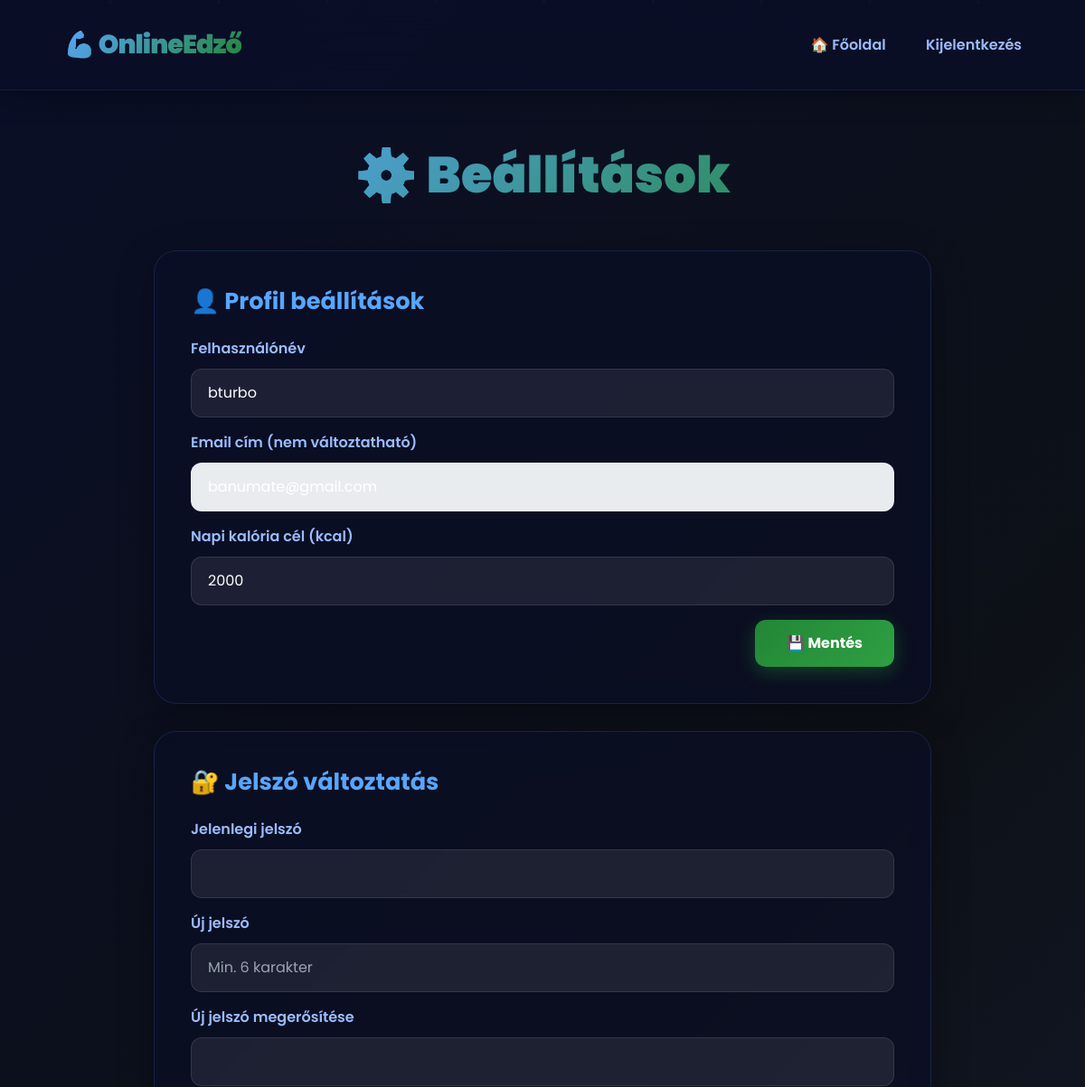
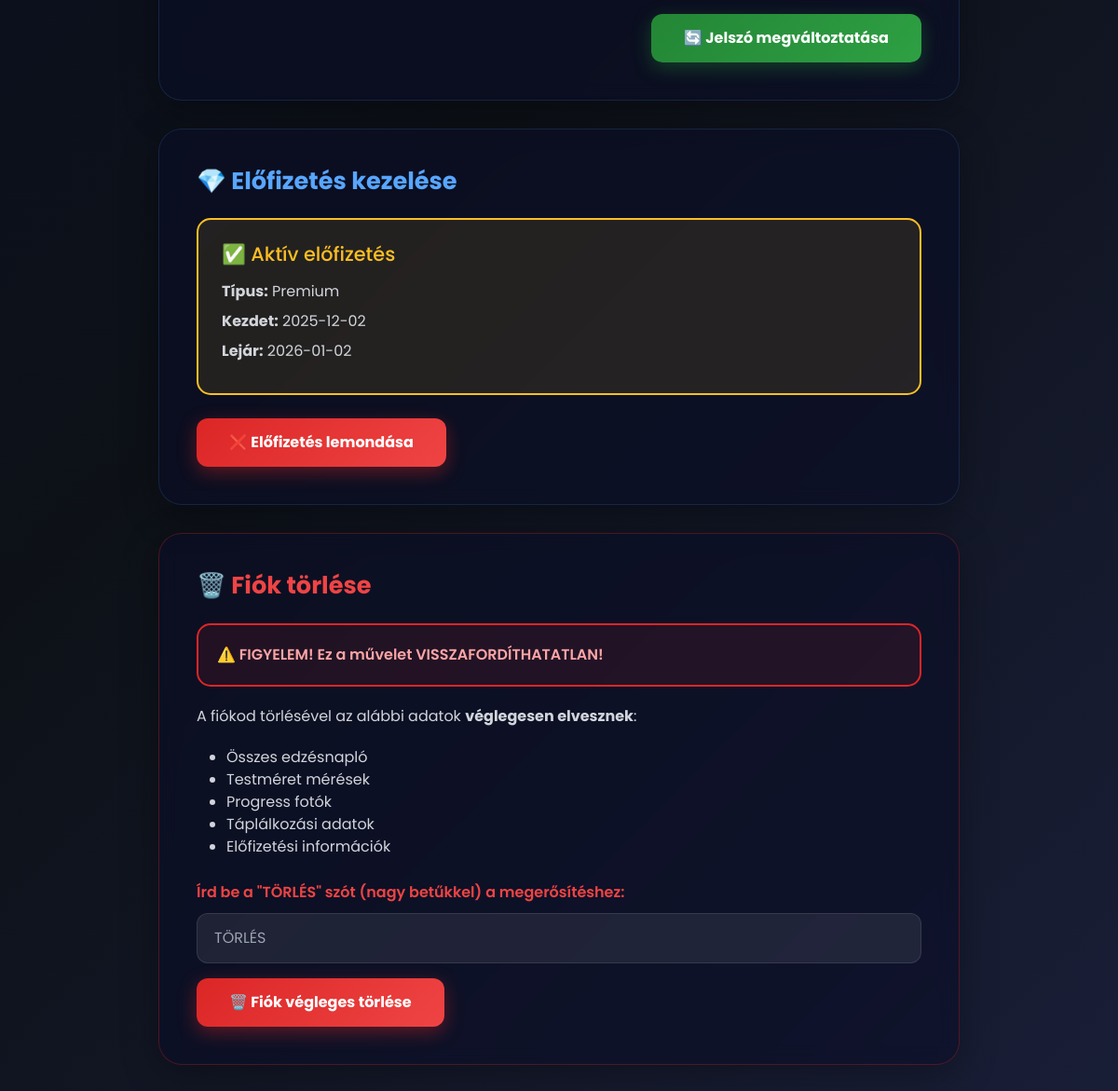
Page /online-edzo/settings.php (signed in) on the committed database (2 pictures, top to bottom).
### tables this page shows
CREATE TABLE `users` (
  `id` int(11) NOT NULL,
  `username` varchar(100) NOT NULL,
  `email` varchar(255) NOT NULL,
  `password_hash` varchar(255) NOT NULL,
  `age` int(11) DEFAULT NULL,
  `weight` float DEFAULT NULL,
  `goal` varchar(50) DEFAULT NULL,
  `created_at` timestamp NOT NULL DEFAULT current_timestamp(),
  `daily_calorie_goal` int(11) DEFAULT 2000
);

CREATE TABLE `subscriptions` (
  `id` int(11) NOT NULL,
  `user_id` int(11) NOT NULL,
  `plan_type` varchar(50) NOT NULL,
  `status` varchar(50) DEFAULT 'active',
  `start_date` date NOT NULL,
  `end_date` date DEFAULT NULL,
  `payment_method` varchar(50) DEFAULT NULL,
  `created_at` timestamp NOT NULL DEFAULT current_timestamp()
);

### online-edzo/premium_check.php (called while the page is built, shortened)
<?php
function getUserPlan($user_id) {
    global $pdo;
    $stmt = $pdo->prepare("
        SELECT plan_type, status, start_date, end_date
        FROM subscriptions
        WHERE user_id = ?
        AND status = 'active'
        ORDER BY id DESC
        LIMIT 1
    ");
    $stmt->execute([$user_id]);
    return $stmt->fetch();
}
?>

### online-edzo/settings.php (the view, shortened to what this page needs)
<?php
require_once 'db.php';
include_once 'premium_check.php';
$uid = $_SESSION['user_id'];
$stmt = $pdo->prepare("SELECT username, email, daily_calorie_goal FROM users WHERE id = ?");
$stmt->execute([$uid]);
$user = $stmt->fetch();
$subscription = getUserPlan($uid);
?>
<!DOCTYPE html>
<html lang="hu">
<head>
  <link href="https://cdn.jsdelivr.net/npm/bootstrap@5.3.3/dist/css/bootstrap.min.css" rel="stylesheet">
</head>
<body>
  <div class="particles">
  </div>
  <nav class="d-flex justify-content-between align-items-center">
    <a href="index.php" style="text-decoration: none;">
      <div class="logo">💪 OnlineEdző</div>
    </a>
    <div>
      <a href="index.php">🏠 Főoldal</a>
      <a href="logout.php">Kijelentkezés</a>
    </div>
  </nav>
  <div class="container">
    <h2>⚙️ Beállítások</h2>
    <div class="card">
      <h3>👤 Profil beállítások</h3>
      <form method="post">
        <div class="mb-3">
          <label class="form-label">Felhasználónév</label>
          <input type="text" name="username" class="form-control" value="<?= htmlspecialchars($user['username']) ?>" required>
        </div>
        <div class="mb-3">
          <label class="form-label">Email cím (nem változtatható)</label>
          <input type="email" class="form-control" value="<?= htmlspecialchars($user['email']) ?>" disabled>
        </div>
        <div class="mb-3">
          <label class="form-label">Napi kalória cél (kcal)</label>
          <input type="number" name="calorie_goal" class="form-control" value="<?= $user['daily_calorie_goal'] ?? 2000 ?>" min="1000" max="5000">
        </div>
        <div class="text-end">
          <button type="submit" name="update_profile" class="btn-main">💾 Mentés</button>
        </div>
      </form>
    </div>
    <div class="card">
      <h3>🔐 Jelszó változtatás</h3>
      <form method="post">
        <div class="mb-3">
          <label class="form-label">Jelenlegi jelszó</label>
          <input type="password" name="old_password" class="form-control" required>
        </div>
        <div class="mb-3">
          <label class="form-label">Új jelszó</label>
          <input type="password" name="new_password" class="form-control" placeholder="Min. 6 karakter" required>
        </div>
        <div class="mb-3">
          <label class="form-label">Új jelszó megerősítése</label>
          <input type="password" name="confirm_password" class="form-control" required>
        </div>
        <div class="text-end">
          <button type="submit" name="change_password" class="btn-main">🔄 Jelszó megváltoztatása</button>
        </div>
      </form>
    </div>
    <div class="card">
      <h3>💎 Előfizetés kezelése</h3>
      <?php if ($subscription && $subscription['status'] === 'active'): ?>
        <div class="subscription-info">
          <h4>✅ Aktív előfizetés</h4>
          <p><strong>Típus:</strong> <?= ucfirst($subscription['plan_type']) ?></p>
          <p><strong>Kezdet:</strong> <?= $subscription['start_date'] ?></p>
          <p><strong>Lejár:</strong> <?= $subscription['end_date'] ?? 'Korlátlan' ?></p>
        </div>
        <form method="post" onsubmit="return confirm('Biztosan lemondod az előfizetést? A fiókod prémium marad a jelenlegi időszak végéig.')">
          <button type="submit" name="cancel_subscription" class="btn-danger">❌ Előfizetés lemondása</button>
        </form>
      <?php endif; ?>
    </div>
    <div class="card danger">
      <h3>🗑️ Fiók törlése</h3>
      <div class="warning-box">
        <p>⚠️ FIGYELEM! Ez a művelet VISSZAFORDÍTHATATLAN!</p>
      </div>
      <p style="color: #d1d5db; margin-bottom: 20px;">
        A fiókod törlésével az alábbi adatok <strong>véglegesen elvesznek</strong>:
      </p>
      <ul style="color: #d1d5db; margin-bottom: 25px;">
        <li>Összes edzésnapló</li>
        <li>Testméret mérések</li>
        <li>Progress fotók</li>
        <li>Táplálkozási adatok</li>
        <li>Előfizetési információk</li>
      </ul>
      <form method="post" onsubmit="return confirm('UTOLSÓ FIGYELMEZTETÉS! Tényleg törlöd a fiókodat? Ez a művelet visszafordíthatatlan!')">
        <div class="mb-3">
          <label class="form-label" style="color: #ef4444;">
            Írd be a "TÖRLÉS" szót (nagy betűkkel) a megerősítéshez:
          </label>
          <input type="text" name="confirm_delete" class="form-control" placeholder="TÖRLÉS" required>
        </div>
        <button type="submit" name="delete_account" class="btn-danger">
          🗑️ Fiók végleges törlése
        </button>
      </form>
    </div>
  </div>
</body>
</html>

### online-edzo/settings.php (style rules this page uses)
* { margin: 0; padding: 0; box-sizing: border-box; }
body { background: linear-gradient(135deg, #0a0e27, #0d1117, #1a1f3a); color: #e6edf3; font-family: 'Poppins', sans-serif; min-height: 100vh; }
.particles { position: fixed; top: 0; left: 0; width: 100%; height: 100%; overflow: hidden; z-index: 0; pointer-events: none; }
nav { background: rgba(10, 14, 39, 0.8); backdrop-filter: blur(20px); padding: 20px 50px; border-bottom: 1px solid rgba(88, 166, 255, 0.1); position: sticky; top: 0; z-index: 1000; box-shadow: 0 4px 30px rgba(0,0,0,0.3); }
.logo { font-size: 1.8rem; font-weight: 900; background: linear-gradient(135deg, #58a6ff, #238636); -webkit-background-clip: text; -webkit-text-fill-color: transparent; background-clip: text; letter-spacing: -1px; }
nav a { color: #9bbcff; text-decoration: none; font-weight: 600; transition: 0.3s; padding: 8px 20px; border-radius: 8px; }
.container { max-width: 900px; margin: 60px auto; padding: 0 20px 80px; position: relative; z-index: 1; }
h2 { text-align: center; margin-bottom: 50px; font-size: 3.5rem; font-weight: 900; background: linear-gradient(135deg, #58a6ff, #238636); -webkit-background-clip: text; -webkit-text-fill-color: transparent; background-clip: text; animation: fadeInDown 0.8s ease; }
.card { background: rgba(10, 14, 39, 0.6); border: 1px solid rgba(88, 166, 255, 0.15); border-radius: 25px; padding: 40px; margin-bottom: 30px; box-shadow: 0 10px 40px rgba(0,0,0,0.3); backdrop-filter: blur(10px); transition: all 0.3s; }
.card h3 { color: #58a6ff; margin-bottom: 25px; font-size: 1.6rem; font-weight: 700; }
.card.danger { border-color: rgba(220, 38, 38, 0.3); }
.card.danger h3 { color: #ef4444; }
.form-label { color: #9bbcff; font-weight: 600; margin-bottom: 10px; }
.form-control { background: rgba(255,255,255,0.08); border: 1px solid rgba(255,255,255,0.1); color: #fff; border-radius: 12px; padding: 14px 18px; transition: all 0.3s; }
.form-control::placeholder { color: #9ca3af; }
.btn-main { background: linear-gradient(135deg, #238636, #2ea043); color: white; border: none; border-radius: 12px; padding: 14px 35px; font-weight: 700; transition: all 0.3s; box-shadow: 0 6px 20px rgba(35, 134, 54, 0.4); }
.btn-danger { background: linear-gradient(135deg, #dc2626, #ef4444); color: white; border: none; border-radius: 12px; padding: 14px 35px; font-weight: 700; transition: all 0.3s; box-shadow: 0 6px 20px rgba(220, 38, 38, 0.4); }
.subscription-info { background: rgba(251, 191, 36, 0.1); border: 2px solid #fbbf24; border-radius: 15px; padding: 25px; margin-bottom: 25px; }
.subscription-info h4 { color: #fbbf24; margin-bottom: 15px; font-size: 1.3rem; }
.subscription-info p { color: #d1d5db; margin-bottom: 8px; }
.warning-box { background: rgba(220, 38, 38, 0.1); border: 2px solid #dc2626; border-radius: 15px; padding: 20px; margin-bottom: 20px; }
.warning-box p { color: #fca5a5; margin: 0; font-weight: 600; }

### rows in the picture
users: username "bturbo", email "banumate@gmail.com", calorie_goal "2000"
subscriptions: plan_type "Premium", start_date "2025-12-02", end_date "2026-01-02"
